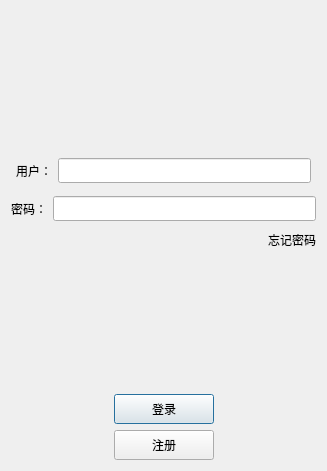
<?xml version="1.0" encoding="UTF-8"?>
<ui version="4.0">
 <class>LoginDialog</class>
 <widget class="QDialog" name="LoginDialog">
  <property name="geometry">
   <rect>
    <x>0</x>
    <y>0</y>
    <width>327</width>
    <height>471</height>
   </rect>
  </property>
  <property name="windowTitle">
   <string>Dialog</string>
  </property>
  <layout class="QVBoxLayout" name="verticalLayout_2">
   <item>
    <layout class="QVBoxLayout" name="verticalLayout">
     <item>
      <widget class="QWidget" name="widget" native="true">
       <layout class="QGridLayout" name="gridLayout">
        <item row="0" column="1">
         <spacer name="verticalSpacer_3">
          <property name="orientation">
           <enum>Qt::Vertical</enum>
          </property>
          <property name="sizeHint" stdset="0">
           <size>
            <width>20</width>
            <height>40</height>
           </size>
          </property>
         </spacer>
        </item>
        <item row="1" column="1">
         <widget class="QLabel" name="logo">
          <property name="text">
           <string/>
          </property>
          <property name="pixmap">
           <pixmap resource="rc.qrc">:/res/wechat.svg</pixmap>
          </property>
          <property name="alignment">
           <set>Qt::AlignCenter</set>
          </property>
         </widget>
        </item>
        <item row="2" column="1">
         <spacer name="verticalSpacer_2">
          <property name="orientation">
           <enum>Qt::Vertical</enum>
          </property>
          <property name="sizeHint" stdset="0">
           <size>
            <width>20</width>
            <height>40</height>
           </size>
          </property>
         </spacer>
        </item>
        <item row="1" column="0">
         <spacer name="horizontalSpacer_6">
          <property name="orientation">
           <enum>Qt::Horizontal</enum>
          </property>
          <property name="sizeHint" stdset="0">
           <size>
            <width>40</width>
            <height>20</height>
           </size>
          </property>
         </spacer>
        </item>
        <item row="1" column="2">
         <spacer name="horizontalSpacer_7">
          <property name="orientation">
           <enum>Qt::Horizontal</enum>
          </property>
          <property name="sizeHint" stdset="0">
           <size>
            <width>40</width>
            <height>20</height>
           </size>
          </property>
         </spacer>
        </item>
       </layout>
      </widget>
     </item>
     <item>
      <layout class="QHBoxLayout" name="horizontalLayout">
       <property name="leftMargin">
        <number>5</number>
       </property>
       <property name="topMargin">
        <number>5</number>
       </property>
       <property name="rightMargin">
        <number>5</number>
       </property>
       <property name="bottomMargin">
        <number>7</number>
       </property>
       <item>
        <widget class="QLabel" name="user_label">
         <property name="minimumSize">
          <size>
           <width>0</width>
           <height>25</height>
          </size>
         </property>
         <property name="maximumSize">
          <size>
           <width>16777215</width>
           <height>25</height>
          </size>
         </property>
         <property name="text">
          <string>用户：</string>
         </property>
        </widget>
       </item>
       <item>
        <widget class="QLineEdit" name="user_edit">
         <property name="minimumSize">
          <size>
           <width>0</width>
           <height>25</height>
          </size>
         </property>
         <property name="maximumSize">
          <size>
           <width>16777215</width>
           <height>25</height>
          </size>
         </property>
        </widget>
       </item>
      </layout>
     </item>
     <item>
      <layout class="QHBoxLayout" name="horizontalLayout_4">
       <item>
        <widget class="QLabel" name="pass_label">
         <property name="minimumSize">
          <size>
           <width>0</width>
           <height>25</height>
          </size>
         </property>
         <property name="maximumSize">
          <size>
           <width>16777215</width>
           <height>25</height>
          </size>
         </property>
         <property name="text">
          <string>密码：</string>
         </property>
        </widget>
       </item>
       <item>
        <widget class="QLineEdit" name="pass_edit">
         <property name="minimumSize">
          <size>
           <width>0</width>
           <height>25</height>
          </size>
         </property>
         <property name="maximumSize">
          <size>
           <width>16777215</width>
           <height>25</height>
          </size>
         </property>
        </widget>
       </item>
      </layout>
     </item>
     <item>
      <layout class="QHBoxLayout" name="horizontalLayout_5">
       <item>
        <spacer name="horizontalSpacer">
         <property name="orientation">
          <enum>Qt::Horizontal</enum>
         </property>
         <property name="sizeHint" stdset="0">
          <size>
           <width>40</width>
           <height>20</height>
          </size>
         </property>
        </spacer>
       </item>
       <item>
        <widget class="QLabel" name="forget_label">
         <property name="minimumSize">
          <size>
           <width>0</width>
           <height>25</height>
          </size>
         </property>
         <property name="maximumSize">
          <size>
           <width>16777215</width>
           <height>25</height>
          </size>
         </property>
         <property name="text">
          <string>忘记密码</string>
         </property>
        </widget>
       </item>
      </layout>
     </item>
     <item>
      <spacer name="verticalSpacer">
       <property name="orientation">
        <enum>Qt::Vertical</enum>
       </property>
       <property name="sizeHint" stdset="0">
        <size>
         <width>20</width>
         <height>40</height>
        </size>
       </property>
      </spacer>
     </item>
     <item>
      <layout class="QHBoxLayout" name="horizontalLayout_6">
       <item>
        <spacer name="horizontalSpacer_2">
         <property name="orientation">
          <enum>Qt::Horizontal</enum>
         </property>
         <property name="sizeHint" stdset="0">
          <size>
           <width>40</width>
           <height>20</height>
          </size>
         </property>
        </spacer>
       </item>
       <item>
        <widget class="QPushButton" name="login_btn">
         <property name="minimumSize">
          <size>
           <width>100</width>
           <height>30</height>
          </size>
         </property>
         <property name="text">
          <string>登录</string>
         </property>
        </widget>
       </item>
       <item>
        <spacer name="horizontalSpacer_3">
         <property name="orientation">
          <enum>Qt::Horizontal</enum>
         </property>
         <property name="sizeHint" stdset="0">
          <size>
           <width>40</width>
           <height>20</height>
          </size>
         </property>
        </spacer>
       </item>
      </layout>
     </item>
     <item>
      <layout class="QHBoxLayout" name="horizontalLayout_7">
       <item>
        <spacer name="horizontalSpacer_4">
         <property name="orientation">
          <enum>Qt::Horizontal</enum>
         </property>
         <property name="sizeHint" stdset="0">
          <size>
           <width>40</width>
           <height>20</height>
          </size>
         </property>
        </spacer>
       </item>
       <item>
        <widget class="QPushButton" name="reg_btn">
         <property name="minimumSize">
          <size>
           <width>100</width>
           <height>30</height>
          </size>
         </property>
         <property name="text">
          <string>注册</string>
         </property>
        </widget>
       </item>
       <item>
        <spacer name="horizontalSpacer_5">
         <property name="orientation">
          <enum>Qt::Horizontal</enum>
         </property>
         <property name="sizeHint" stdset="0">
          <size>
           <width>40</width>
           <height>20</height>
          </size>
         </property>
        </spacer>
       </item>
      </layout>
     </item>
    </layout>
   </item>
  </layout>
 </widget>
 <resources>
  <include location="rc.qrc"/>
 </resources>
 <connections/>
</ui>
